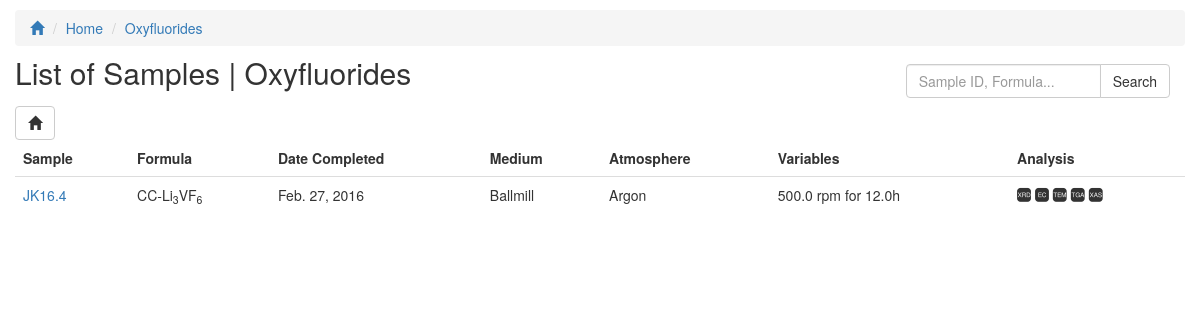
The page /project/1/ on the database as committed earlier.
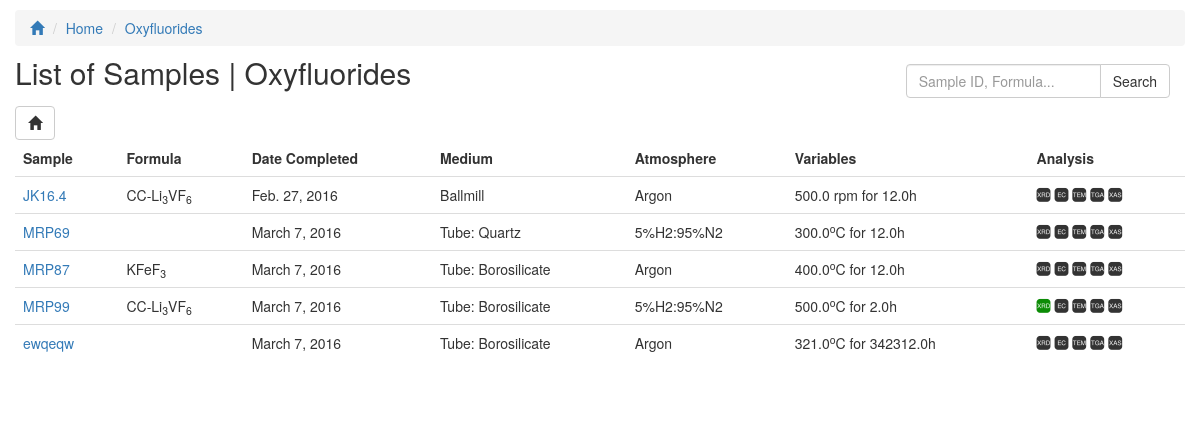
The same page on the database as committed later.
### pokedex/models.py (models this page shows, shortened)
class Project(models.Model):
	name = models.CharField(max_length=50)
	class Meta:
		ordering = ['name']
	def __str__(self):
		return "{name}".format(name=self.name)

class Sample(models.Model):
	sample_number = models.CharField(max_length=10, db_index=True)
	name = models.CharField(max_length=200, db_index=True)
	formula = models.CharField(max_length=50, db_index=True, blank=True)
	stripped_formula = models.CharField(max_length=50, db_index=True, blank=True)
	AVAILABLE_MEDIUMS = [
		('Ballmill', 'Ballmill'),
		('Tube: Borosilicate', 'Tube: Borosilicate'),
		('Tube: Quartz', 'Tube: Quartz'),
		('Tube: Alumina', 'Tube: Alumina'),
	]
	AVAILABLE_ATMOSPHERES = [
		('Argon', 'Argon'),
		('5%H2:95%N2', '5%H2:95%N2'),
		('Oxygen', 'Oxygen'),
		('Nitrogen', 'Nitrogen'),
		('Air', 'Air'),
	]
	experiment_medium = models.CharField(max_length=50, choices=AVAILABLE_MEDIUMS)
	experiment_atmosphere = models.CharField(max_length=50, choices=AVAILABLE_ATMOSPHERES)
	experiment_variable = models.FloatField(null=True, blank=True)
	experiment_time = models.FloatField(blank=True, null=True)
	experiment_equation = models.CharField(max_length=200, blank=True)
	variable_units = models.CharField(max_length=5, blank=True)
	file_photo = ImageCropField(blank=True, null=True, upload_to=root_file_storage+'Photo')
	cropping = ImageRatioField('file_photo', '300x300')
	file_XRD = models.FileField(upload_to=root_file_storage+'XRD', null=True, blank=True, validators=[validate_file_extension])
	file_EC = models.FileField(upload_to=root_file_storage+'EC', null=True, blank=True, validators=[validate_file_extension])
	file_TEM = models.FileField(upload_to=root_file_storage+'TEM', null=True, blank=True, validators=[validate_file_extension])
	file_TGA = models.FileField(upload_to=root_file_storage+'TGA', null=True, blank=True, validators=[validate_file_extension])
	file_XAS = models.FileField(upload_to=root_file_storage+'XAS', null=True, blank=True, validators=[validate_file_extension])
	start_date = models.DateField(null=True, default=datetime.date.today)
	end_date = models.DateField(null=True, default=datetime.date.today)
	associated_project = models.ManyToManyField('Project')
	user = models.ForeignKey(User, blank=True, null=True)
	comment = models.TextField(blank=True)
	class Meta:
		ordering = ['sample_number']
	def detail_url(self):
		url = reverse('sample_detail', kwargs={'id': self.id})
		return url

### pokedex/views.py (the view)
class SampleListView(BreadcrumbsMixin, DetailView):
	template_name = 'sample_list.html'
	model = Project
	context_object_name = 'project'
	def breadcrumbs(self):
		return project_breadcrumbs(self.object)
	def get_context_data(self, *args, **kwargs):
		project = self.get_object()
		context = super().get_context_data(*args, **kwargs)
		samples = Sample.objects.all().filter(associated_project = project)
		searchstring = self.request.GET.get('search')
		if searchstring:
			 samples = samples.filter(Q(sample_number__icontains=searchstring) | Q(name__icontains=searchstring) | Q(stripped_formula__icontains=searchstring))
		context['samples'] = samples
		context['active_search'] = self.request.GET.get('search')
		return context
	def get_object(self):
		pk = self.kwargs['id']
		project = Project.objects.get(pk=pk)
		return project

### pokedex/templatetags/custom_filters.py (called while the page is built)
@register.filter(name='formula_markup')
def formula_markup(formula):
    def insert_subscript(string, index):
        return string[:index] + '<sub>' + string[index:index+2] + '</sub>' + string[index+2:]
    def insert_superscript(string, index):
        return string[:index] + '<sup>' + string[index:index+2] + '</sup>' + string[index+2:]
    formula = escape(formula)
    x = 0
    while x in range (0, len(formula)):
        if formula[x] in ('_'):
            formula = insert_subscript(formula, x)
            x += 5
        if formula[x] in ('^'):
            formula = insert_superscript(formula, x)
            x += 5
        x += 1
    formula = formula.replace("_","").replace("^", "")
    return mark_safe(formula)

### pokedex/views.py (called while the page is built)
def inventory_breadcrumb():
    return breadcrumb('Home', reverse_lazy('home'))

def project_breadcrumbs(project):
	breadcrumbs = [
		inventory_breadcrumb(),
		breadcrumb(
			project.name,
			reverse('samples_by_projects', kwargs={'id': project.id})
		)
	]
	return breadcrumbs

    def get_context_data(self, *args, **kwargs):
        context = super().get_context_data(*args, **kwargs)
        try:
            trail = self.breadcrumbs()
        except AttributeError as e:
            trail = []
            raise
        new_trail = []
        for step in trail:
            try:
                new_trail.append(breadcrumb(*step))
            except TypeError:
                url = reverse(step)
                name = step.replace('_', ' ').title()
                new_trail.append(breadcrumb(name, url))
        context['breadcrumbs'] = new_trail
        return context

### pokedex/templates/sample_list.html (shortened to what this page needs)
{% extends 'base.html' %}
{% load custom_filters %}
{% block content %}
<div class="row">
  <div class="col-md-6">
    <h2>List of Samples | {{ project }}</h2>
  </div>
  <div class="col-md-6">
    <div class="pull-right">
      <form method="get" action="." class="navbar-form pull-right">
	<div class="input-group">
	  <input type="text" class="input-small form-control search-query"
		 name="search" placeholder="Sample ID, Formula..."
		 {% if active_search == None %}
		 value=""
		 {% else %}
		 value="{{ active_search }}"
		 {% endif %}>
	  <span class="input-group-btn">
	    <input type="submit" class="btn btn-default" value="Search">
	  </span>
	</div>
      </form>
    </div>
  </div>
</div>
<a href="{% url 'home' %}" class="btn btn-default">
	<span class="glyphicon glyphicon-home"></span>
</a>
{% if samples %}
<table class="table chemical-list">
  <tr>
	<th>Sample</th>
	<th>Formula</th>
	<th>Date Completed</th>
	<th>Medium</th>
	<th>Atmosphere</th>
	<th>Variables</th>
	<th>Analysis</th>
  </tr>
	{% for sample in samples %}
  <tr>
	<td>
		<a href="{{ sample.detail_url }}" title="Detailed information on sample {{ sample.sample_number }}">
		{{ sample.sample_number }}
		</a>
	</td>
	<td>{{ sample.formula|formula_markup }}</td>
	<td>{{ sample.end_date }}</td>
	<td>{{ sample.experiment_medium }}</td>
	<td>{{ sample.experiment_atmosphere|formula_markup }}</td>
	<td>{{ sample.experiment_variable }}{{ sample.variable_units|formula_markup }} for {{ sample.experiment_time }}h</td>
	<td>
	{% if sample.file_XRD %}<span class="icon-XRD XRD-active" title="X-Ray Diffraction"></span>{% else %}<span class="icon-XRD" title="X-Ray Diffraction"></span>{% endif %}
	{% if sample.file_EC %}<span class="icon-EC EC-active" title="Electrochemistry"></span>{% else %}<span class="icon-EC" title="Electrochemistry"></span>{% endif %}
	{% if sample.file_TEM %}<span class="icon-TEM TEM-active" title="Electron Microscopy"></span>{% else %}<span class="icon-TEM" title="Electron Microscopy"></span>{% endif %}
	{% if sample.file_TGA %}<span class="icon-TGA TGA-active" title="Thermogravimetric Analysis"></span>{% else %}<span class="icon-TGA" title="Thermogravimetric Analysis"></span>{% endif %}
	{% if sample.file_XAS %}<span class="icon-XAS XAS-active" title="X-Ray Absorption Spectroscopy"></span>{% else %}<span class="icon-XAS" title="X-Ray Absorption Spectroscopy"></span>{% endif %}
	</td>
  </tr>
	{% endfor %}
{% else %}
	<div class="alert alert-warning no-chemicals">
  	You have no samples associated with this project!
	</div>
{% endif %}
{% endblock %}

### pokedex/templates/base.html (shortened to what this page needs)
{% load staticfiles %}
<!DOCTYPE html>
<html>
  <head>
	<link rel="stylesheet" href="http://maxcdn.bootstrapcdn.com/bootstrap/3.3.6/css/bootstrap.min.css">
    <link rel="stylesheet" type="text/css" href="https://cdnjs.cloudflare.com/ajax/libs/twitter-bootstrap/3.3.5/css/bootstrap.min.css">
    <link rel="stylesheet" type="text/css" href="https://cdnjs.cloudflare.com/ajax/libs/angularjs-toaster/0.4.15/toaster.min.css">
    <link rel="stylesheet" type="text/css" href="{% static 'main.css' %}">
	</head>
  </head>
 	<body>
	<div class="container">
		<div class="row header">
      {% if breadcrumbs %}
      <ol class="breadcrumb">
	<li><a href="/"><span class="glyphicon glyphicon-home"></span></a></li>
	{% for step in breadcrumbs %}
	<li><a href="{{ step.url }}">{{ step.name }}</a></li>
	{% endfor %}
      </ol>
      {% endif %}
      <div class="main-content">
	{% block content %}{% endblock %}
      </div>
    </div>
		</div>
	</body>
</html>

### pokedex/static/main.css (style rules this page uses)
.breadcrumb { margin-top: 10px; margin-bottom: 10px; }
.main-content { margin-top: 5px; margin-bottom: 50px; }
.main-content h2 { margin-top: 0px; }
.chemical-list th { border-top: none !important; }
.table td a { cursor: pointer; cursor: hand; }
[class^="icon-"], [class*=" icon-"] { font-family: 'icomoon' !important; speak: none; font-style: normal; font-weight: normal; font-variant: normal; text-transform: none; line-height: 1; -webkit-font-smoothing: antialiased; -moz-osx-font-smoothing: grayscale; }
.icon-XAS:before { content: "\e900"; }
.icon-EC:before { content: "\e903"; }
.icon-TEM:before { content: "\e904"; }
.icon-TGA:before { content: "\e905"; }
.icon-XRD:before { content: "\e906"; }
.XRD-active { color: #0C8C06; }

Rows that differ between the two databases and show on the page:
added Sample: sample_number "MRP69", end_date "March 7, 2016", experiment_medium "Tube: Quartz", experiment_atmosphere|formula_markup "5%H2:95%N2", experiment_variable "300.0", variable_units|formula_markup "o C", experiment_time "12.0"
added Sample: sample_number "MRP87", formula|formula_markup "KFeF 3", end_date "March 7, 2016", experiment_medium "Tube: Borosilicate", experiment_atmosphere|formula_markup "Argon", experiment_variable "400.0", variable_units|formula_markup "o C", experiment_time "12.0"
added Sample: sample_number "MRP99", formula|formula_markup "CC-Li 3 VF 6", end_date "March 7, 2016", experiment_medium "Tube: Borosilicate", experiment_atmosphere|formula_markup "5%H2:95%N2", experiment_variable "500.0", variable_units|formula_markup "o C", experiment_time "2.0"
added Sample: sample_number "ewqeqw", end_date "March 7, 2016", experiment_medium "Tube: Borosilicate", experiment_atmosphere|formula_markup "Argon", experiment_variable "321.0", variable_units|formula_markup "o C", experiment_time "342312.0"
